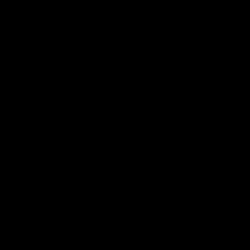
Frame 1 (no input)
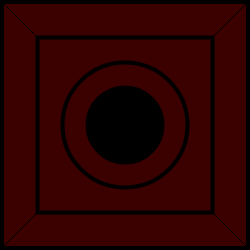
Frame 60 (no input)
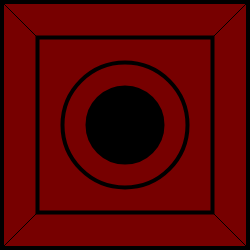
Frame 120 (the mouse pressed at the canvas centre since frame 60)

The p5.js sketch that drew these frames (run headless with seeded random() and noise() and a simulated clock; from frame 60 on, the mouse is pressed at the canvas centre):

// p5.js sketch
// ── sketch.js
//scary by eer 8/3/19
//demonstrates graduated color
//GH:eeriley99.github.io/code_sketchbook/scary/

let r, g, b;

function setup() {
  frameRate(60);
  createCanvas(250, 250);
  r = 0;
  g = 0;
  b = 0;
}

function draw() {
  strokeWeight(1);
  scary();
  fill(0);
  ellipse(width / 2, height / 2, 75, 75);
  noFill();
  ellipse(width / 2, height / 2, 125, 125);
  rectMode(CENTER);
}

function scary() {
  let c = color(r, g, b);
  fill(c);
  rectMode(CENTER);
  strokeWeight(4);
  rect(width / 2, height / 2, 246, 246);
  strokeWeight(1);
  line(0, 0, 37.5, 37.5);
  line(212.5, 37.5, 250, 0);
  line(0, 250, 37.5, 212.5);
  line(212.5, 212.5, 250, 250);
  strokeWeight(4);
  rect(width / 2, height / 2, 175, 175);
  
  r = r + 1
  while (r >= 254) {
    frameRate(180);
      r = random(100, 254);
    print (r);

  
  }
}
